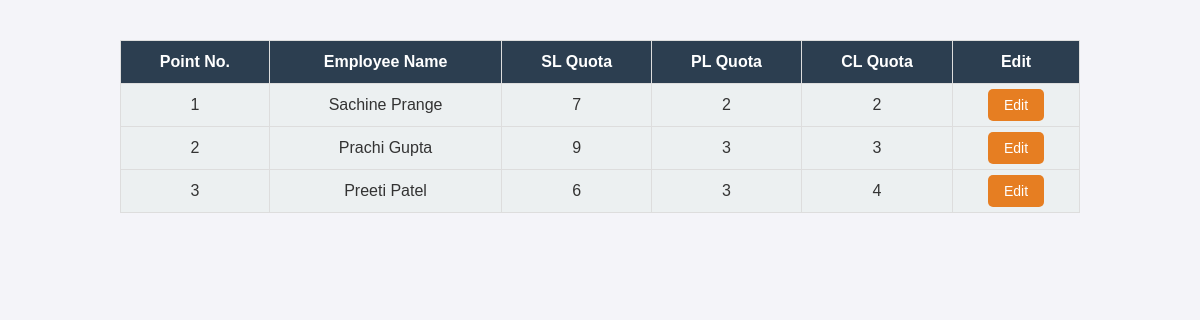
The page /leave-quotas/ on the database its author committed.
### leave/models.py (models this page shows, shortened)
class LeaveQuota(models.Model):
    LEAVE_TYPES = [
        ('SL', 'SL'),
        ('CL', 'CL'),
        ('PL', 'PL'),
        ('LWP', 'LWP'),
    ]
    employee = models.ForeignKey(Employee, on_delete=models.CASCADE)
    year = models.IntegerField()
    sl_quota = models.IntegerField()
    pl_quota = models.IntegerField()
    cl_quota = models.IntegerField()

class Employee(models.Model):
    LEVEL_CHOICES = [
        ('Junior', 'Junior'),
        ('Mid', 'Mid'),
        ('Senior', 'Senior'),
    ]
    user = models.OneToOneField(User, on_delete=models.CASCADE, related_name='employee')
    name = models.CharField(max_length=100)
    email = models.EmailField(unique=True)
    department = models.CharField(max_length=100)
    level = models.CharField(max_length=10, choices=LEVEL_CHOICES, default='Junior')

### leave/views.py (the view)
# urls.py: path('leave-quotas/', views.leave_quota_list, name='leave_quota_list'),
def leave_quota_list(request):
    leave_quotas = LeaveQuota.objects.all()
    return render(request, 'leave_quota_list.html', {'leave_quotas': leave_quotas})

### leave/templates/leave_quota_list.html (shortened to what this page needs)
<!DOCTYPE html>
<html lang="en">
<head>
</head>
<body>
    {% if leave_quotas %}
        <table>
            <thead>
                <tr>
                    <th>Point No.</th>
                    <th>Employee Name</th>
                    <th>SL Quota</th>
                    <th>PL Quota</th>
                    <th>CL Quota</th>
                    <th>Edit</th>
                </tr>
            </thead>
            <tbody>
                {% for quota in leave_quotas %}
                    <tr>
                        <td>{{ forloop.counter }}</td>
                        <td>{{ quota.employee.name }}</td>
                        <td>{{ quota.sl_quota }}</td>
                        <td>{{ quota.pl_quota }}</td>
                        <td>{{ quota.cl_quota }}</td>
                        <td><a href="{% url 'edit_leave_quota' quota.pk %}" class="edit-btn">Edit</a></td>
                    </tr>
                {% endfor %}
            </tbody>
        </table>
    {% else %}
        <p class="no-quotas">No leave quotas available.</p>
    {% endif %}
</body>
</html>

### leave/templates/leave_quota_list.html (style rules this page uses)
body { font-family: Arial, sans-serif; margin: 0; padding: 0; background-color: #f4f4f9; color: #333; }
table { width: 80%; margin: 0 auto; border-collapse: collapse; margin-top: 40px; border: 1px solid #ddd; }
th, td { padding: 12px; text-align: center; border: 1px solid #ddd; }
th { background-color: #2c3e50; color: white; }
td { background-color: #ecf0f1; }
.edit-btn { padding: 8px 16px; background-color: #e67e22; color: white; text-align: center; font-size: 14px; border-radius: 5px; cursor: pointer; text-decoration: none; }

### rows shown on the page
LeaveQuota: employee.name "Sachine Prange", sl_quota "7", pl_quota "2", cl_quota "2"
LeaveQuota: employee.name "Prachi Gupta", sl_quota "9", pl_quota "3", cl_quota "3"
LeaveQuota: employee.name "Preeti Patel", sl_quota "6", pl_quota "3", cl_quota "4"
